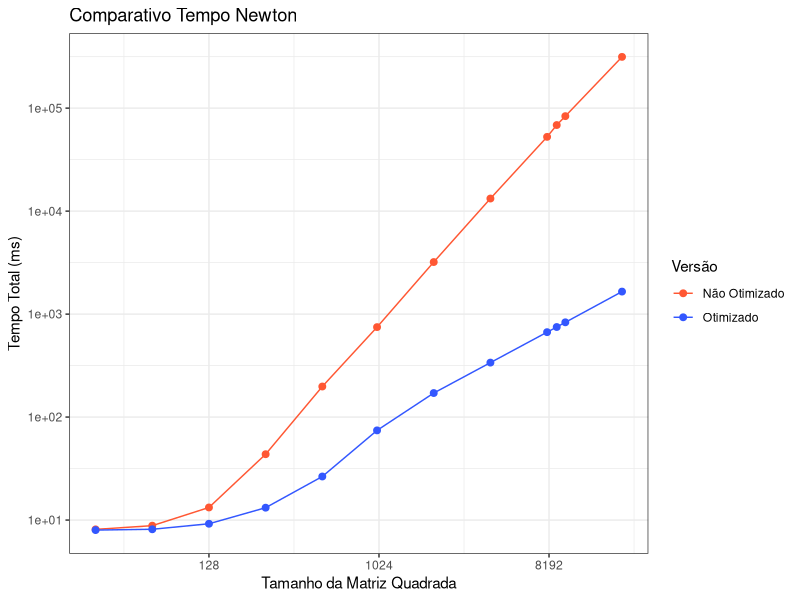
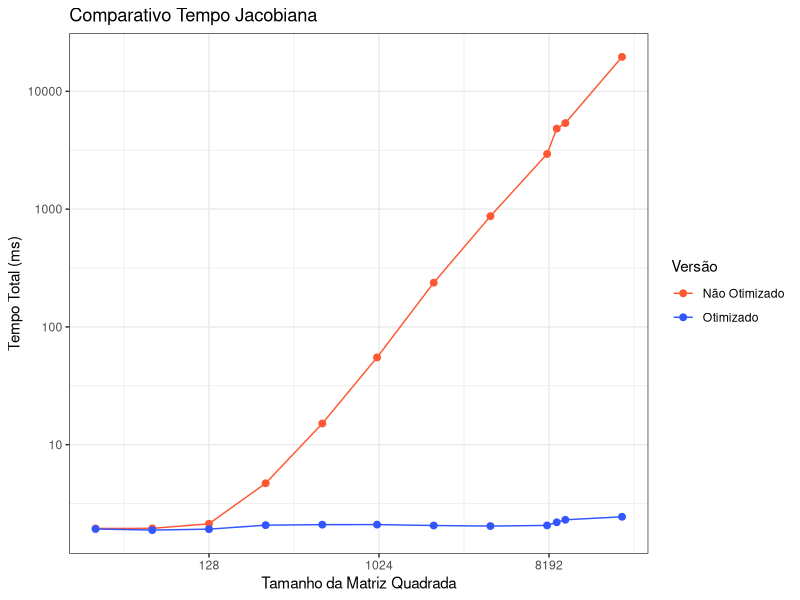
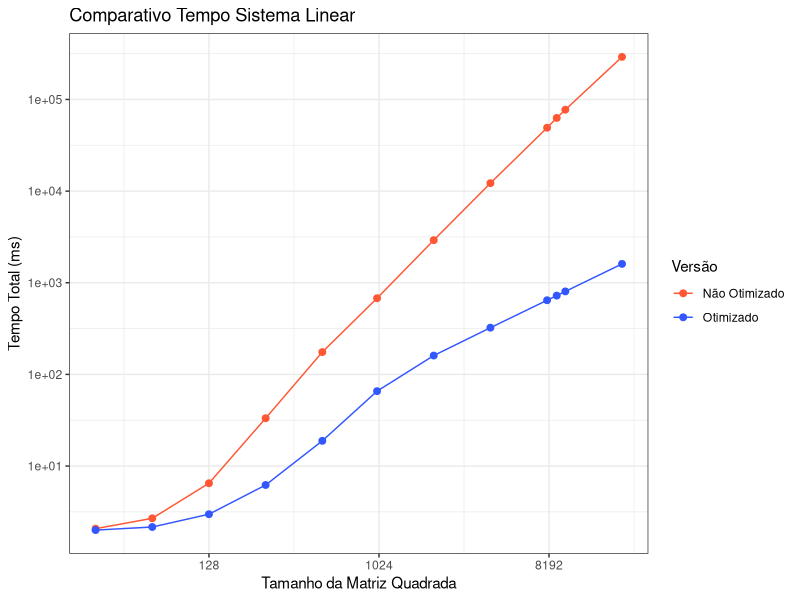

Write the R code that produced these figures, in order.
# rm(list=ls())

if (!require("ggplot2")) install.packages("ggplot2"); library("ggplot2")

setwd("~/intro-comp-cientifica/t1/")

dados_otimizados=read.csv("otimizado/resultados_otimizados/dados_tempos.csv")
dados_nao_otimizados = read.csv("nao_otimizado/resultados_nao_otimizados/dados_tempos.csv")

### Cria tabela com as versões ###
dados_otimizados$Versao = "Otimizado"
dados_nao_otimizados$Versao = "Não Otimizado"

dados_completos = rbind(dados_otimizados, dados_nao_otimizados)

cores_versao = c("Otimizado" = "#3357FF", "Não Otimizado" = "#FF5733")

### Comparativo Tempo Newton ###
ggplot(dados_completos)+
  stat_summary(fun = "mean", geom = "line", 
               aes(x=N, y=Tempo_Total, color = Versao), 
               linewidth = 0.5) +
  stat_summary(fun = "mean", geom = "point", 
               aes(x=N, y=Tempo_Total, color = Versao), 
               size = 2) +
  scale_x_continuous(trans='log2', breaks = unique(dados_completos$N)) +
  scale_x_continuous(trans='log2')+
  scale_y_continuous(trans='log10')+
  labs(x="Tamanho da Matriz Quadrada",
       y="Tempo Total (ms)", title = "Comparativo Tempo Newton")+
  scale_color_manual(name="Versão",
                     values = cores_versao)+
  theme_bw()

### Comparativo Tempo Jacobiana ###
ggplot(dados_completos)+
  stat_summary(fun = "mean", geom = "line", 
               aes(x=N, y=Tempo_Jacobiana, color = Versao), 
               linewidth = 0.5) +
  stat_summary(fun = "mean", geom = "point", 
               aes(x=N, y=Tempo_Jacobiana, color = Versao), 
               size = 2) +
  scale_x_continuous(trans='log2', breaks = unique(dados_completos$N)) +
  scale_x_continuous(trans='log2')+
  scale_y_continuous(trans='log10')+
  labs(x="Tamanho da Matriz Quadrada",
       y="Tempo Total (ms)", title = "Comparativo Tempo Jacobiana")+
  scale_color_manual(name="Versão",
                     values = cores_versao)+
  theme_bw()

### Comparativo Tempo Sistema Linear ###
ggplot(dados_completos)+
  stat_summary(fun = "mean", geom = "line", 
               aes(x=N, y=Tempo_SL, color = Versao), 
               linewidth = 0.5) +
  stat_summary(fun = "mean", geom = "point", 
               aes(x=N, y=Tempo_SL, color = Versao), 
               size = 2) +
  
  scale_x_continuous(trans='log2')+
  scale_y_continuous(trans='log10')+
  labs(x="Tamanho da Matriz Quadrada",
       y="Tempo Total (ms)", title = "Comparativo Tempo Sistema Linear")+
  scale_color_manual(name="Versão",
                     values = cores_versao)+
  theme_bw()
